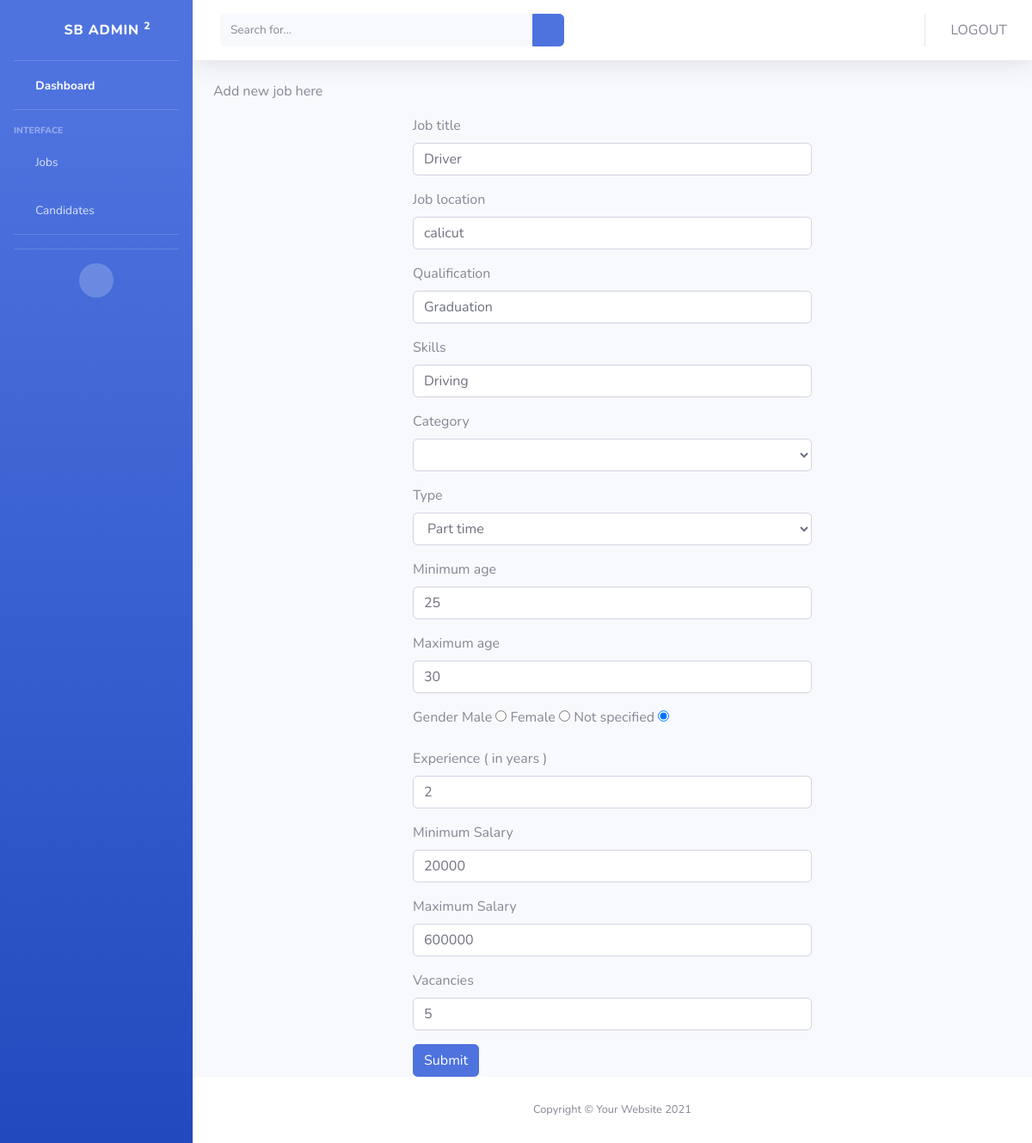
The page /edit-job/12 on the database its author committed.
### app1/models.py (models this page shows, shortened)
class Jobs(models.Model):
    CATEGORY_TYPE = (
        ("all_categories", "All Categories"),
        ("software_development", "Software Development"),
        ("data_science", "Data Science"),
        ("marketing", "Marketing"),
        ("design", "Design"),
        ("sales", "Sales"),
        ("human_resources", "Human Resources"),
        ("finance", "Finance"),
        ("education", "Education"),
        ("healthcare", "Healthcare"),
        ("customer_service", "Customer Service"),
        ("administration", "Administration"),
        ("engineering", "Engineering"),
        ("construction", "Construction"),
        ("retail", "Retail"),
        ("transportation", "Transportation"),
        ("hospitality", "Hospitality"),
        ("legal", "Legal"),
        ("media", "Media"),
        ("real_estate", "Real Estate"),
        ("government", "Government"),
        ("other", "Other"),
    )
    JOB_TYPES = (
        ('all_type','All Job Types'),
        ("full_time", "Full Time"),
        ("part_time", "Part Time"),
        ("remote", "Remote"),
        ("freelance", "Freelance"),
    )
    JOB_LOCATION = (
      ('all', 'ALL'),
      ('trivandrum', 'Trivandrum'),
      ('kochi', 'Kochi'),
      ('kollam', 'Kollam'),
      ('kottayam', 'Kottayam'),
      ('thrissur', 'Thrissur'),
      ('palakkad', 'Palakkad'),
      ('malappuram', 'Malappuram'),
      ('calicut', 'Calicut'),
      ('kannur', 'Kannur'),
      ('wayanad', 'Wayanad'),
      ('alappuzha', 'Alappuzha'),
      ('idukki', 'Idukki'),
      ('kasaragod', 'Kasaragod'),
      ('pathanamthitta', 'Pathanamthitta'),
     )
    title = models.CharField(max_length=100)
    skills = models.CharField(max_length=100, null=True)
    location = models.CharField(choices=JOB_LOCATION, max_length=30, null=True, default='calicut')
    categories = models.CharField(choices=CATEGORY_TYPE, max_length=30, null=True, default='marketing')
    job_type = models.CharField(choices=JOB_TYPES, max_length=30, null=True, default='full_time')
    gender = models.CharField(max_length=100, null=True)
    min_age = models.IntegerField(null=True)
    max_age = models.IntegerField(null=True)
    qualification = models.CharField(max_length=100)
    experience = models.IntegerField()
    min_salary = models.CharField(max_length=100)
    max_salary = models.CharField(max_length=100)
    vacancy = models.IntegerField(null=True)
    updated_at = models.DateField(auto_now=True, null=True)

### app1/views.py (the view)
# urls.py: path("edit-job/<int:pk>",views.edit_job,name="edit_job"),
def edit_job(request,pk):
      global job
      job = Jobs.objects.get(id=pk)
      context = {'job':job}
      return render(request,'admin/edit_job.html',context)

### templates/admin/edit_job.html (shortened to what this page needs)
{% extends 'admin/base.html' %}
{% block main %}
      <p>Add new job here</p>
      <form class="w-50 mx-auto" method='post' action="{% url 'save-updated' %}">
            <div class="mb-3">
              <label for='job-title' class="form-label">Job title</label>
              <input id='job-title' type="text" name='title' class="form-control" value={{job.title}} required>
            </div>
            <div class="mb-3">
              <label for="job-location" class="form-label">Job location</label>
              <input type="text" name='location' class="form-control" id="job-location" value={{job.location}} required>
            </div>
            <div class="mb-3">
                  <label for="qualification" class="form-label">Qualification</label>
                  <input type="text" class="form-control" name="qualification" id="qualification" value={{job.qualification}} required>
            </div>
            <div class="mb-3">
                  <label for="skills" class="form-label">Skills</label>
                  <input type="text" class="form-control" name="skills" id="skills" value={{job.skills}} required>
            </div>
            <div class="mb-3">
                  <label for="qualification" class="form-label">Category</label>
                  <select id="job-category" class="form-control" name="job-category" required>
                    </select>
            </div>
            <div class="mb-3">
                  <label for="job-type" class="form-label">Type</label>
                  <select class="form-control" name="job-type" id="job-type" required>
                        <option value="part-time">Part time</option>
                  </select>
            </div>
            <div class="mb-3">
                  <label for="min-age" class="form-label">Minimum age</label>
                  <input type="text" class="form-control" name="min_age" id="min-age" value={{job.min_age}} required>
            </div>
            <div class="mb-3">
                  <label for="max-age" class="form-label">Maximum age</label>
                  <input type="text" class="form-control" name="max_age" id="max-age" value={{job.max_age}} required>
            </div>
            <div class="mb-3">
                  <label class="form-label">Gender</label>
                  <label for="male" class="form-label">Male</label>
                  <input type="radio" value='male' name="gender" id="male" required>
                  <label for="female" class="form-label">Female</label>
                  <input type="radio" value='female' name="gender" id="female" required>
                  <label for="not-specified" class="form-label">Not specified</label>
                  <input type="radio" value='not specified' name="gender" id="not-specified" required>
            </div>
            <div class="mb-3">
                  <label for="experience" class="form-label">Experience ( in years )</label>
                  <input type="number" name='experience' class="form-control" id="experience" value={{job.experience}} required>
            </div>
            <div class="mb-3">
                  <label for="min-salary" class="form-label">Minimum Salary</label>
                  <input type="number" name='min_salary' class="form-control" id="min-salary" value={{job.min_salary}} required>
            </div>
            <div class="mb-3">
                  <label for="max-salary" class="form-label">Maximum Salary</label>
                  <input type="number" name="max_salary" class="form-control" id="max-salary" value={{job.max_salary}} required>
            </div>
            <div class="mb-3">
                  <label for="vacancies" class="form-label">Vacancies</label>
                  <input type="number" name="vacancies" class="form-control" id="vacancies" value={{job.vacancy}} required>
            </div>
            <button type="submit" class="btn btn-primary">Submit</button>
      </form>
{% endblock %}

### rows shown on the page
Jobs: title "Driver", location "calicut", qualification "Graduation", skills "Driving", min_age "25", max_age "30", experience "2", min_salary "20000", max_salary "600000", vacancies "5"
